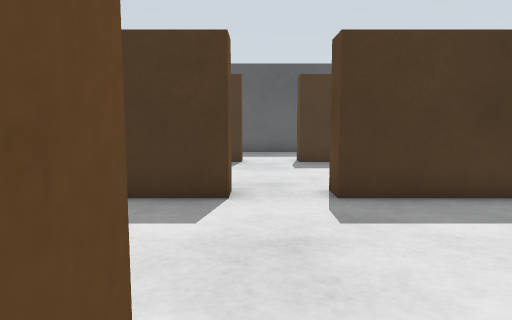
[1] (above)

17 first-person views from a walk through a Gazebo world. The camera is 0.5 m above the floor, tilts 6° down and sees 70° across. The floor is counted in squares, 0.5 m on a side. Each view is taken from the middle of a square. On the plan, view 1 faces up. The plan holds only what a view shows up to about 13 squares ahead; the rest is blank. The place goes on beyond the plan.

[2]
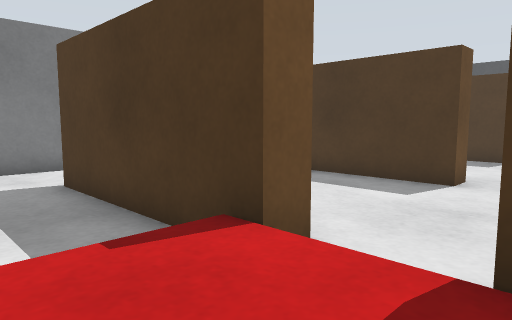

[3]
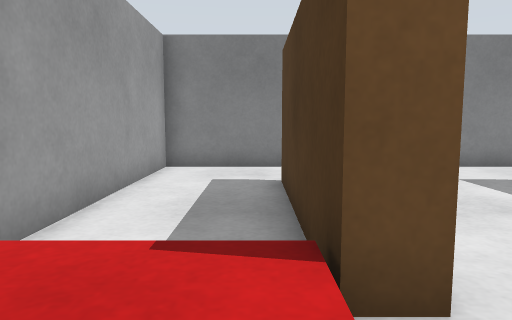

[4]
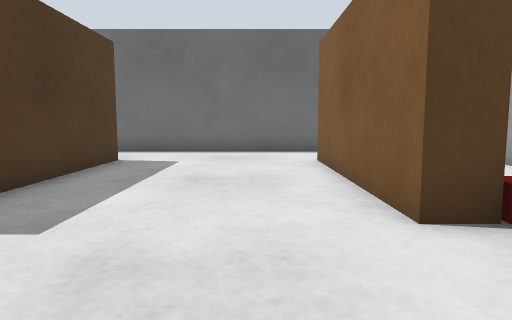

[5]
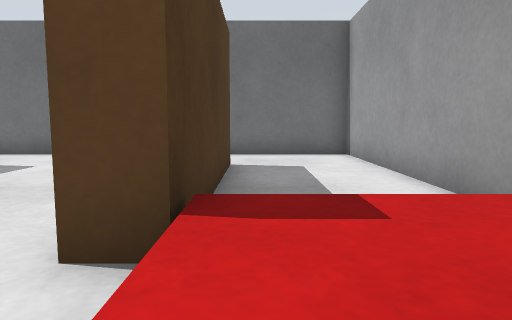

[6]
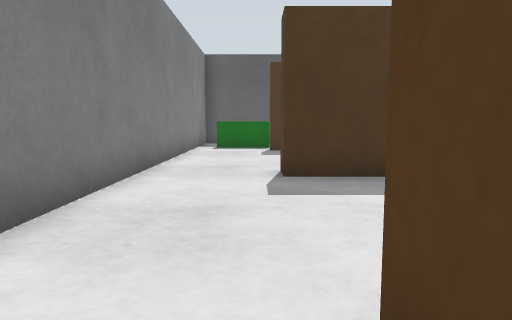

[7]
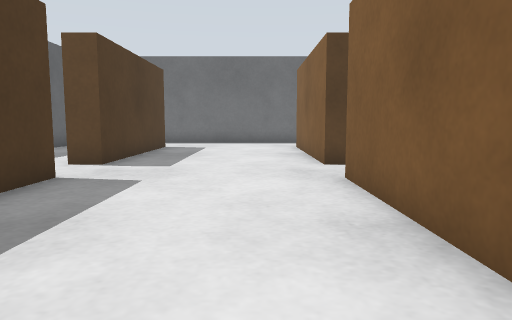

[8]
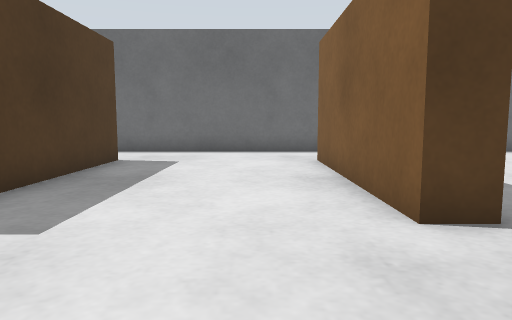

[9]
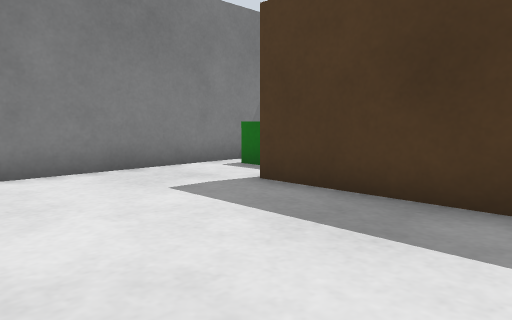

[10]
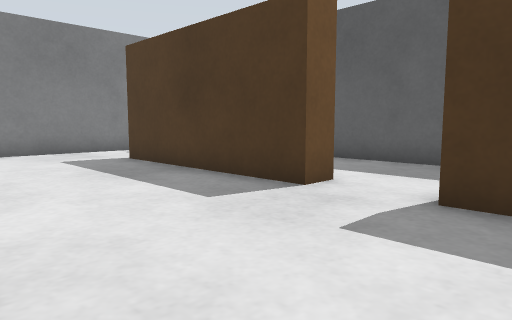

[11]
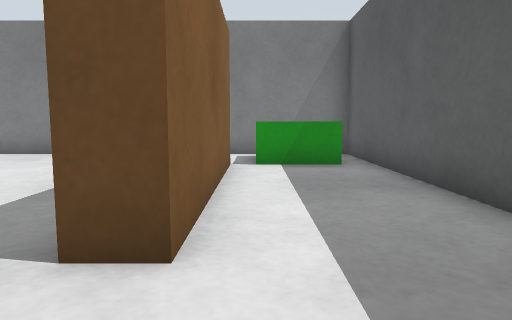

[12]
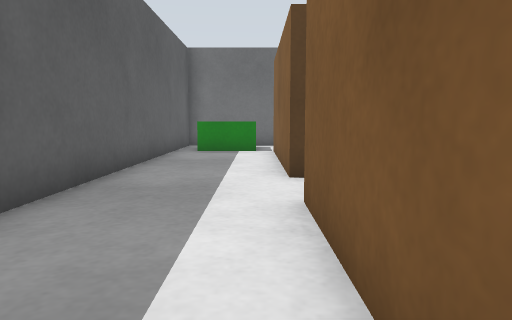

[13]
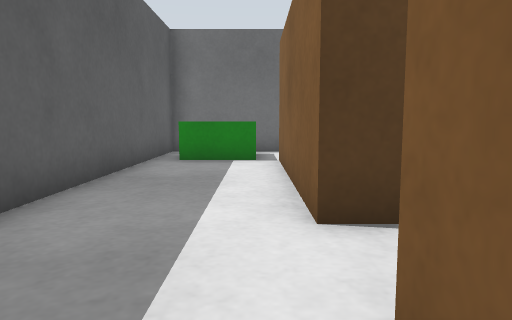

[14]
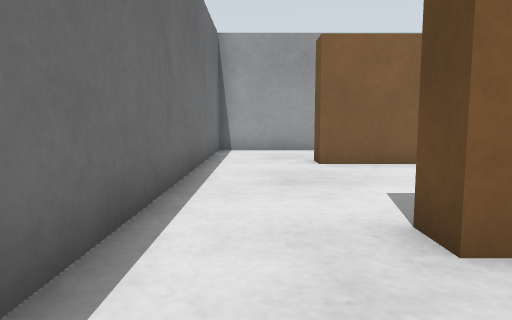

[15]
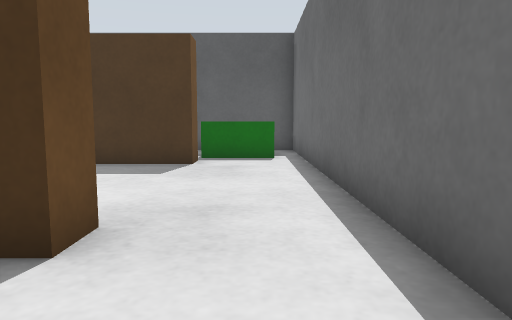

[16]
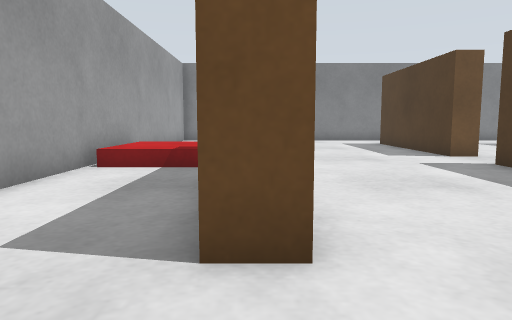

[17]
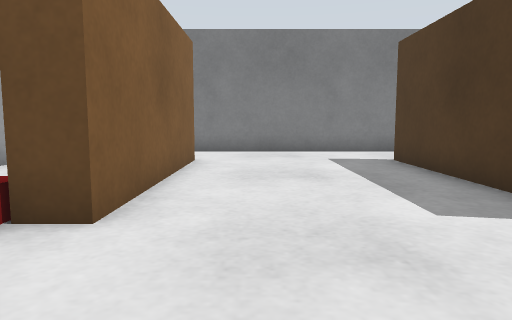

### Floor plan
Points are (right, up) in squares from view 1. A wall is a line through its corners. A room is listed if a view was taken in it or the views show most of it. See-through windows are left out.
Room 1 (views 1, 2, 3, 5, 6, 16)
walls: (-0.5, 1.4) (-0.5, 0.6) (-6.5, 0.6); (7.5, 1.4) (7.5, 0.6) (1.5, 0.6) (1.5, 1.4); (-9.3, 1.4) (-9.3, -2.8) (10.3, -2.8) (10.3, 1.4)
low walls: (-6.5, 0.6) (-6.5, 1.4)
ways out: opening at (-8, 1) to room 2; opening at (0.5, 1) to room 2; opening at (9, 1) to room 2
Room 2 (views 4, 15, 17)
walls: (1.5, 1.4) (7.5, 1.4); (-0.5, 7.4) (-0.5, 6.6) (-6.5, 6.6) (-6.5, 7.5); (-6.5, 1.4) (-0.5, 1.4); (7.5, 7.4) (7.5, 6.6) (1.5, 6.6) (1.5, 7.4); (-9.3, 7.6) (-9.3, 1.4); (10.3, 1.4) (10.3, 7.6)
ways out: opening at (-8, 1) to room 1; opening at (0.5, 1) to room 1; opening at (9, 1) to room 1; opening at (-8, 7) to room 3; opening at (0.5, 7) to room 3; opening at (9, 7) to room 3
Room 3 (views 7, 8, 9, 10, 14)
walls: (-0.5, 12.6) (-6.5, 12.6); (1.5, 7.4) (7.5, 7.4); (-4.9, 7.4) (-0.5, 7.4); (7.5, 12.6) (1.5, 12.6); (-9.3, 12.6) (-9.3, 7.6); (10.3, 7.6) (10.3, 12.6)
ways out: opening at (-8, 7) to room 2; opening at (0.5, 7) to room 2; opening at (9, 7) to room 2; opening at (-8, 13) to room 4; opening at (0.5, 13) to room 4; opening at (9, 13) to room 4
Room 4 (views 11, 12, 13)
walls: (1.5, 12.6) (1.5, 13.4) (7.5, 13.4) (7.5, 12.6); (-6.5, 13.4) (-0.5, 13.4) (-0.5, 12.6); (10.3, 12.6) (10.3, 16.8) (-9.3, 16.8) (-9.3, 12.6)
ways out: opening at (-8, 13) to room 3; opening at (0.5, 13) to room 3; opening at (9, 13) to room 3
objects: green box (-8, 14) to (-7, 16); green box (8, 14) to (9, 16)

Positions as (right, up) in squares from view 1, and headings:
1: (0, 0), facing up
2: (2, -2), facing up-left
3: (2, 0), facing left
4: (-2, 3), facing right
5: (-1, 0), facing right
6: (-7, 0), facing up
7: (-7, 9), facing right
8: (-2, 9), facing right
9: (-2, 8), facing up-left
10: (3, 8), facing up-left
11: (2, 14), facing left
12: (-5, 14), facing right
13: (-2, 14), facing right
14: (9, 10), facing down
15: (9, 4), facing up
16: (10, 1), facing left
17: (3, 3), facing left
